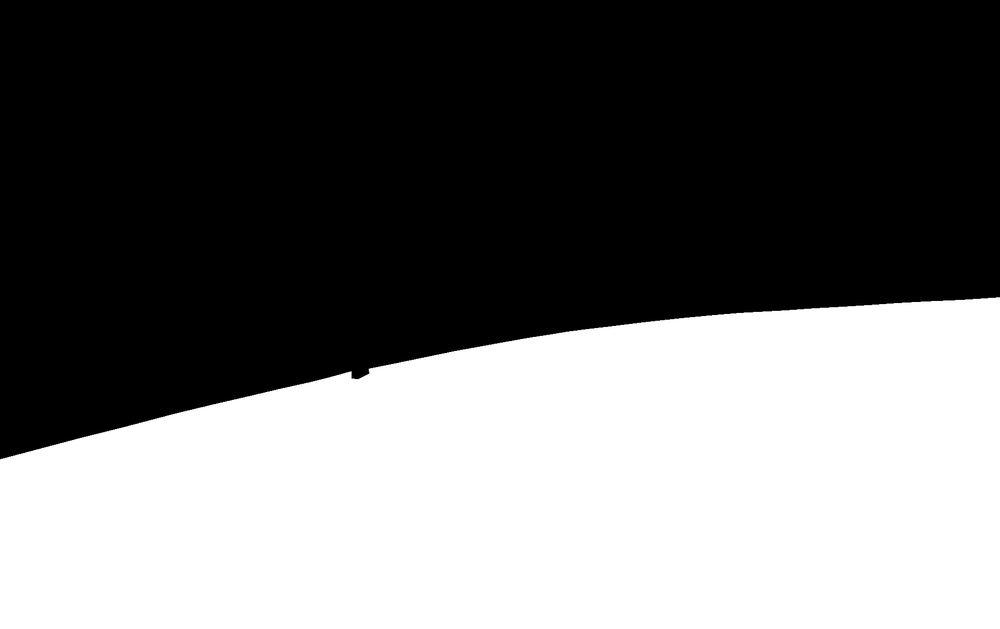
#> input picture data/masks/json.png, 1000 x 629 px, shrunk from 1920 x 1208 before the run; its folder holds only this picture in this run
$ python mask_on_image.py
#> lines starting #> are read from the running program, lines starting #| are printed output that depends on the picture; after the words box and inside, x2 and y2 are one past the last pixel; in counts of white or black regions, pixels touching at a corner belong together
import os, cv2, tqdm
import numpy as np


MASK_DIR  = '../data/masks'
IMAGE_DIR = '../data/images'
IMAGE_OUT_DIR = '../data/masked_images'

if not os.path.exists(IMAGE_OUT_DIR):
    os.mkdir(IMAGE_OUT_DIR)


mask_list = os.listdir(MASK_DIR)

for mask_name in tqdm.tqdm(mask_list):
    mask_path      = os.path.join(MASK_DIR, mask_name)
    image_path     = os.path.join(IMAGE_DIR, mask_name)
    image_out_path = os.path.join(IMAGE_OUT_DIR, mask_name)

    mask  = cv2.imread(mask_path, 0).astype(np.uint8)
#> mask is the input picture: shape (629, 1000); min 0, max 255, mean 110.5
    image = cv2.imread(image_path).astype(np.uint8)

    mask_ind   = mask == 1
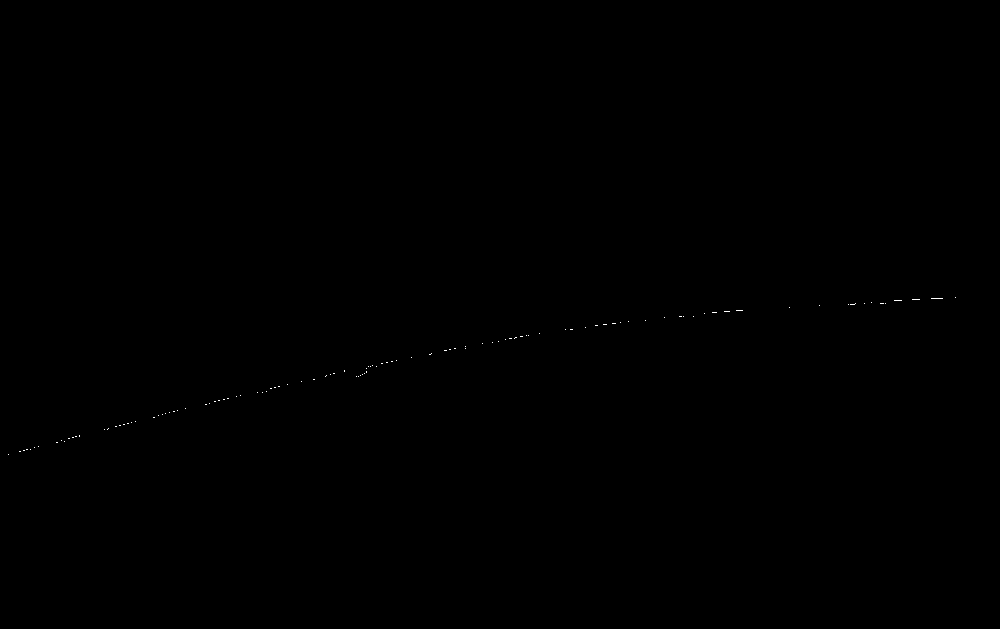
#> mask_ind: shape (629, 1000) bool; 0.03% white in thin lines or dots, all inside (x1, y1, x2, y2) = (8, 297, 956, 455)
    cpy_image  = image.copy()
    image[mask==1, :] = (255, 0, 125)
#> image: shape (629, 1000, 3); 0.03% of pixels changed, all inside (x1, y1, x2, y2) = (8, 297, 956, 455)
    opac_image = (image/2 + cpy_image/2).astype(np.uint8)

    cv2.imwrite(image_out_path, opac_image)
    if False:
        cv2.imshow('o', opac_image)
        cv2.waitKey(1)
